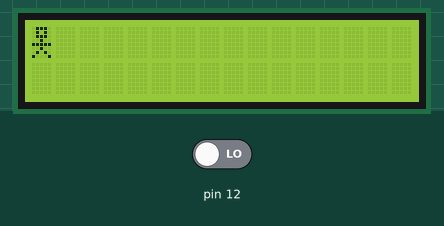
This sketch was run on a simulated Arduino Uno, built with avr-gcc and run on an emulated ATmega328P. On the bench: 16×2 character LCD. The test bench sets the inputs (shaded band); at power-on: pin 12 LOW. What the sketch prints to the serial monitor is not drawn.

Above: at 0.2 s.

The sketch:

personajes.ino
```cpp
#include <Wire.h>
#include <LiquidCrystal_I2C.h>

LiquidCrystal_I2C lcd(0x27,16,2);
byte a[] = {

    B01110,
    B01010,
    B01110,
    B00100,
    B11111,
    B00100,
    B01010,
    B10001,
};

byte b[] = {

    B01110,
    B01010,
    B01110,
    B00101,
    B11111,
    B10100,
    B01010,
    B10001,
};

byte c[] = {

    B01110,
    B01010,
    B01110,
    B10100,
    B11111,
    B00101,
    B01010,
    B10001,
};

byte d[] = {

    B01110,
    B01010,
    B01110,
    B00100,
    B00111,
    B00100,
    B01010,
    B10001,
};

byte e[] = {

    B01110,
    B01010,
    B01110,
    B10100,
    B01111,
    B00100,
    B01010,
    B10001,
};

byte f[] = {

    B01110,
    B01010,
    B01110,
    B00101,
    B11110,
    B00100,
    B01010,
    B10001,
};


void setup() {
pinMode(12, INPUT);

  Serial.begin(9600);

  Wire.begin();
  lcd.begin(16, 2);
  lcd.backlight();

lcd.createChar(0, a);
lcd.createChar(1, b);
lcd.createChar(2, c);
lcd.createChar(3, d);
lcd.createChar(4, e);
lcd.createChar(5, f);

lcd.home();
}

void loop() {

int v = digitalRead(12);
  Serial.println(v);
/*
if(v==LOW){
lcd.clear();
 lcd.setCursor(0,0);
  lcd.write(p);
}

if(v==HIGH){

lcd.clear();
lcd.setCursor(0,0);
lcd.write(1);

  }
  */


baile();

delay(500);

}


void baile(){


lcd.clear();
lcd.setCursor(0,0);
lcd.write(0);
delay(500);

lcd.clear();
lcd.setCursor(0,0);
lcd.write(1);
delay(500);

 lcd.clear();
lcd.setCursor(0,0);
lcd.write(2);
delay(500);

lcd.clear();
lcd.setCursor(0,0);
lcd.write(0);
delay(500);


lcd.clear();
lcd.setCursor(0,0);
lcd.write(3);
delay(500);


lcd.clear();
lcd.setCursor(0,0);
lcd.write(0);
delay(500);


lcd.clear();
lcd.setCursor(0,0);
lcd.write(4);
delay(500);


lcd.clear();
lcd.setCursor(0,0);
lcd.write(5);
delay(500);


lcd.clear();
lcd.setCursor(0,0);
lcd.write(4);
delay(500);


lcd.clear();
lcd.setCursor(0,0);
lcd.write(5);
delay(500);


lcd.clear();
lcd.setCursor(0,0);
lcd.write(4);
delay(500);


lcd.clear();
lcd.setCursor(0,0);
lcd.write(5);
delay(500);


  }
```

Measured:
- by itself, everything shown: repeats every 6.6 s, in 12 steps
